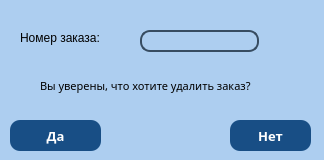
<?xml version="1.0" encoding="UTF-8"?>
<ui version="4.0">
 <class>Dialog</class>
 <widget class="QDialog" name="Dialog">
  <property name="geometry">
   <rect>
    <x>0</x>
    <y>0</y>
    <width>324</width>
    <height>160</height>
   </rect>
  </property>
  <property name="windowTitle">
   <string>Dialog</string>
  </property>
  <property name="styleSheet">
   <string notr="true">background-color: #adcef0;</string>
  </property>
  <widget class="QLabel" name="label">
   <property name="geometry">
    <rect>
     <x>40</x>
     <y>70</y>
     <width>291</width>
     <height>31</height>
    </rect>
   </property>
   <property name="font">
    <font>
     <family>Montserrat Light</family>
     <pointsize>8</pointsize>
    </font>
   </property>
   <property name="styleSheet">
    <string notr="true"/>
   </property>
   <property name="text">
    <string>Вы уверены, что хотите удалить заказ?</string>
   </property>
  </widget>
  <widget class="QPushButton" name="delBtnYes">
   <property name="geometry">
    <rect>
     <x>10</x>
     <y>120</y>
     <width>91</width>
     <height>31</height>
    </rect>
   </property>
   <property name="font">
    <font>
     <family>Montserrat</family>
     <pointsize>10</pointsize>
     <weight>75</weight>
     <bold>true</bold>
    </font>
   </property>
   <property name="styleSheet">
    <string notr="true">background-color: #184e85;
color: white;
border: 2px solid #555;
border-radius: 10px;
border: none;</string>
   </property>
   <property name="text">
    <string>Да</string>
   </property>
  </widget>
  <widget class="QPushButton" name="delBtnNo">
   <property name="geometry">
    <rect>
     <x>230</x>
     <y>120</y>
     <width>81</width>
     <height>31</height>
    </rect>
   </property>
   <property name="font">
    <font>
     <family>Montserrat</family>
     <pointsize>10</pointsize>
     <weight>75</weight>
     <bold>true</bold>
    </font>
   </property>
   <property name="styleSheet">
    <string notr="true">background-color: #184e85;
color: white;
border: 2px solid #555;
border-radius: 10px;
border: none;</string>
   </property>
   <property name="text">
    <string>Нет</string>
   </property>
  </widget>
  <widget class="QLineEdit" name="delLineID">
   <property name="geometry">
    <rect>
     <x>140</x>
     <y>30</y>
     <width>119</width>
     <height>22</height>
    </rect>
   </property>
   <property name="styleSheet">
    <string notr="true">border: 2px solid #555;
border-radius: 10px;
border-style: solid;
border-color: #374c61;</string>
   </property>
  </widget>
  <widget class="QLabel" name="ch_service">
   <property name="geometry">
    <rect>
     <x>20</x>
     <y>30</y>
     <width>111</width>
     <height>16</height>
    </rect>
   </property>
   <property name="text">
    <string>Номер заказа:</string>
   </property>
  </widget>
 </widget>
 <resources/>
 <connections/>
</ui>
